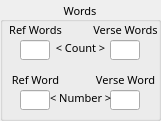
   <widget class="QGroupBox" name="groupBox">
    <property name="geometry">
     <rect>
      <x>590</x>
      <y>60</y>
      <width>161</width>
      <height>121</height>
     </rect>
    </property>
    <property name="font">
     <font>
      <family>FROMVS</family>
      <pointsize>8</pointsize>
      <weight>50</weight>
      <italic>false</italic>
      <bold>false</bold>
     </font>
    </property>
    <property name="title">
     <string>Words</string>
    </property>
    <property name="alignment">
     <set>Qt::AlignBottom|Qt::AlignHCenter</set>
    </property>
    <widget class="QLabel" name="RefWordCntlabel">
     <property name="geometry">
      <rect>
       <x>0</x>
       <y>20</y>
       <width>71</width>
       <height>20</height>
      </rect>
     </property>
     <property name="font">
      <font>
       <family>FROMVS</family>
       <pointsize>8</pointsize>
       <weight>50</weight>
       <italic>false</italic>
       <bold>false</bold>
      </font>
     </property>
     <property name="toolTip">
      <string>Select OCR LSTM model</string>
     </property>
     <property name="text">
      <string>Ref Words</string>
     </property>
     <property name="alignment">
      <set>Qt::AlignCenter</set>
     </property>
    </widget>
    <widget class="QLineEdit" name="VerseWordCntlineEdit">
     <property name="geometry">
      <rect>
       <x>110</x>
       <y>40</y>
       <width>30</width>
       <height>20</height>
      </rect>
     </property>
     <property name="readOnly">
      <bool>true</bool>
     </property>
    </widget>
    <widget class="QLineEdit" name="VerseWordNumlineEdit">
     <property name="geometry">
      <rect>
       <x>110</x>
       <y>90</y>
       <width>30</width>
       <height>20</height>
      </rect>
     </property>
     <property name="readOnly">
      <bool>true</bool>
     </property>
    </widget>
    <widget class="QLineEdit" name="RefWordCntlineEdit">
     <property name="geometry">
      <rect>
       <x>20</x>
       <y>40</y>
       <width>30</width>
       <height>20</height>
      </rect>
     </property>
     <property name="readOnly">
      <bool>true</bool>
     </property>
    </widget>
    <widget class="QLabel" name="VerseWordNumlabel">
     <property name="geometry">
      <rect>
       <x>90</x>
       <y>70</y>
       <width>71</width>
       <height>20</height>
      </rect>
     </property>
     <property name="font">
      <font>
       <family>FROMVS</family>
       <pointsize>8</pointsize>
       <weight>50</weight>
       <italic>false</italic>
       <bold>false</bold>
      </font>
     </property>
     <property name="toolTip">
      <string>Select OCR LSTM model</string>
     </property>
     <property name="text">
      <string>Verse Word</string>
     </property>
     <property name="alignment">
      <set>Qt::AlignCenter</set>
     </property>
    </widget>
    <widget class="QLineEdit" name="RefWordNumlineEdit">
     <property name="geometry">
      <rect>
       <x>20</x>
       <y>90</y>
       <width>30</width>
       <height>20</height>
      </rect>
     </property>
     <property name="readOnly">
      <bool>true</bool>
     </property>
    </widget>
    <widget class="QLabel" name="RefWordNumlabel">
     <property name="geometry">
      <rect>
       <x>10</x>
       <y>70</y>
       <width>51</width>
       <height>20</height>
      </rect>
     </property>
     <property name="font">
      <font>
       <family>FROMVS</family>
       <pointsize>8</pointsize>
       <weight>50</weight>
       <italic>false</italic>
       <bold>false</bold>
      </font>
     </property>
     <property name="toolTip">
      <string>Select OCR LSTM model</string>
     </property>
     <property name="text">
      <string>Ref Word</string>
     </property>
     <property name="alignment">
      <set>Qt::AlignCenter</set>
     </property>
    </widget>
    <widget class="QLabel" name="VerseWordCntlabel">
     <property name="geometry">
      <rect>
       <x>90</x>
       <y>20</y>
       <width>71</width>
       <height>20</height>
      </rect>
     </property>
     <property name="font">
      <font>
       <family>FROMVS</family>
       <pointsize>8</pointsize>
       <weight>50</weight>
       <italic>false</italic>
       <bold>false</bold>
      </font>
     </property>
     <property name="toolTip">
      <string>Select OCR LSTM model</string>
     </property>
     <property name="text">
      <string>Verse Words</string>
     </property>
     <property name="alignment">
      <set>Qt::AlignCenter</set>
     </property>
    </widget>
    <widget class="QLabel" name="Countlabel">
     <property name="geometry">
      <rect>
       <x>50</x>
       <y>40</y>
       <width>61</width>
       <height>16</height>
      </rect>
     </property>
     <property name="font">
      <font>
       <family>FROMVS</family>
       <pointsize>8</pointsize>
       <weight>50</weight>
       <italic>false</italic>
       <bold>false</bold>
      </font>
     </property>
     <property name="toolTip">
      <string>Select OCR LSTM model</string>
     </property>
     <property name="text">
      <string>&lt; Count &gt;</string>
     </property>
     <property name="alignment">
      <set>Qt::AlignBottom|Qt::AlignHCenter</set>
     </property>
    </widget>
    <widget class="QLabel" name="Numberlabel">
     <property name="geometry">
      <rect>
       <x>50</x>
       <y>90</y>
       <width>61</width>
       <height>16</height>
      </rect>
     </property>
     <property name="font">
      <font>
       <family>FROMVS</family>
       <pointsize>8</pointsize>
       <weight>50</weight>
       <italic>false</italic>
       <bold>false</bold>
      </font>
     </property>
     <property name="toolTip">
      <string>Select OCR LSTM model</string>
     </property>
     <property name="text">
      <string>&lt; Number &gt;</string>
     </property>
     <property name="alignment">
      <set>Qt::AlignBottom|Qt::AlignHCenter</set>
     </property>
    </widget>
   </widget>
